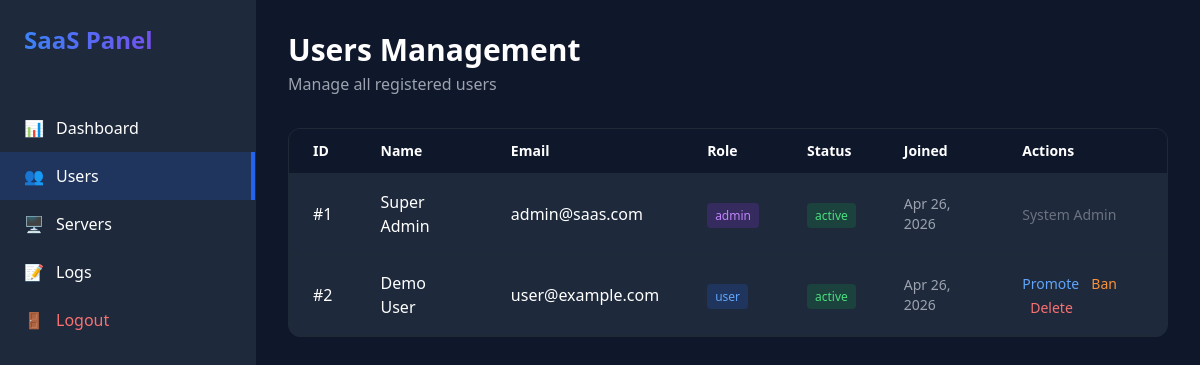
The page /admin/users.php (signed in) on the database its author committed.
### tables this page shows
CREATE TABLE users (
    id INT AUTO_INCREMENT PRIMARY KEY,
    email VARCHAR(255) UNIQUE NOT NULL,
    password VARCHAR(255) NOT NULL,
    full_name VARCHAR(255) NOT NULL,
    role ENUM('user', 'admin') DEFAULT 'user',
    status ENUM('active', 'banned') DEFAULT 'active',
    created_at TIMESTAMP DEFAULT CURRENT_TIMESTAMP,
    updated_at TIMESTAMP DEFAULT CURRENT_TIMESTAMP ON UPDATE CURRENT_TIMESTAMP,
    INDEX idx_email (email),
    INDEX idx_role (role)
);

### admin/users.php (the view, shortened to what this page needs)
<?php
require_once '../config/db.php';
$users_query = mysqli_query($conn, "SELECT * FROM users ORDER BY created_at DESC");
?>
<!DOCTYPE html>
<html lang="en">
<head>
    <script src="https://cdn.tailwindcss.com"></script>
    <link rel="stylesheet" href="../assets/style.css">
</head>
<body class="bg-[#0f172a] text-white">
    <div class="flex h-screen">
        <div class="w-64 bg-[#1e293b] border-r border-gray-800 fixed h-full">
            <div class="p-6">
                <h2 class="text-2xl font-bold bg-gradient-to-r from-blue-500 to-purple-600 bg-clip-text text-transparent">
                </h2>
            </div>
            <nav class="mt-6">
                <a href="index.php" class="flex items-center px-6 py-3 hover:bg-gray-800 transition">
                    <span class="mr-3">📊</span> Dashboard
                </a>
                <a href="users.php" class="flex items-center px-6 py-3 bg-blue-600/20 border-r-4 border-blue-600">
                    <span class="mr-3">👥</span> Users
                </a>
                <a href="servers.php" class="flex items-center px-6 py-3 hover:bg-gray-800 transition">
                    <span class="mr-3">🖥️</span> Servers
                </a>
                <a href="logs.php" class="flex items-center px-6 py-3 hover:bg-gray-800 transition">
                    <span class="mr-3">📝</span> Logs
                </a>
                <a href="../auth/logout.php" class="flex items-center px-6 py-3 hover:bg-gray-800 transition text-red-400">
                    <span class="mr-3">🚪</span> Logout
                </a>
            </nav>
        </div>
        <div class="flex-1 ml-64 p-8">
            <div class="mb-8">
                <h1 class="text-3xl font-bold">Users Management</h1>
                <p class="text-gray-400 mt-1">Manage all registered users</p>
            </div>
            <div class="bg-[#1e293b] rounded-xl border border-gray-800 overflow-hidden">
                <table class="w-full">
                    <thead class="bg-[#0f172a] border-b border-gray-800">
                        <tr>
                            <th class="px-6 py-3 text-left text-sm font-semibold">ID</th>
                            <th class="px-6 py-3 text-left text-sm font-semibold">Name</th>
                            <th class="px-6 py-3 text-left text-sm font-semibold">Email</th>
                            <th class="px-6 py-3 text-left text-sm font-semibold">Role</th>
                            <th class="px-6 py-3 text-left text-sm font-semibold">Status</th>
                            <th class="px-6 py-3 text-left text-sm font-semibold">Joined</th>
                            <th class="px-6 py-3 text-left text-sm font-semibold">Actions</th>
                        </tr>
                    </thead>
                    <tbody>
                        <?php while ($user = mysqli_fetch_assoc($users_query)): ?>
                        <tr class="border-b border-gray-800 hover:bg-gray-800/50 transition">
                            <td class="px-6 py-4">#<?= $user['id'] ?></td>
                            <td class="px-6 py-4"><?= htmlspecialchars($user['full_name']) ?></td>
                            <td class="px-6 py-4"><?= htmlspecialchars($user['email']) ?></td>
                            <td class="px-6 py-4">
                                <span class="px-2 py-1 rounded text-xs <?= $user['role'] == 'admin' ? 'bg-purple-600/20 text-purple-400' : 'bg-blue-600/20 text-blue-400' ?>">
                                    <?= $user['role'] ?>
                                </span>
                            </td>
                            <td class="px-6 py-4">
                                <span class="px-2 py-1 rounded text-xs <?= $user['status'] == 'active' ? 'bg-green-600/20 text-green-400' : 'bg-red-600/20 text-red-400' ?>">
                                    <?= $user['status'] ?>
                                </span>
                            </td>
                            <td class="px-6 py-4 text-sm text-gray-400"><?= date('M d, Y', strtotime($user['created_at'])) ?></td>
                            <td class="px-6 py-4 space-x-2">
                                <?php if ($user['role'] != 'admin'): ?>
                                    <a href="?action=make-admin&id=<?= $user['id'] ?>"
                                       class="text-blue-400 hover:text-blue-300 text-sm">Promote</a>
                                    <?php if ($user['status'] == 'active'): ?>
                                        <a href="?action=ban&id=<?= $user['id'] ?>"
                                           class="text-orange-400 hover:text-orange-300 text-sm">Ban</a>
                                    <?php else: ?>
                                        <a href="?action=unban&id=<?= $user['id'] ?>"
                                           class="text-green-400 hover:text-green-300 text-sm">Unban</a>
                                    <?php endif; ?>
                                    <a href="?action=delete&id=<?= $user['id'] ?>"
                                       class="text-red-400 hover:text-red-300 text-sm"
                                       onclick="return confirm('Delete this user?')">Delete</a>
                                <?php else: ?>
                                    <span class="text-gray-500 text-sm">System Admin</span>
                                <?php endif; ?>
                            </td>
                        </tr>
                        <?php endwhile; ?>
                    </tbody>
                </table>
            </div>
        </div>
    </div>
</body>
</html>

### rows shown on the page
users: id "1", full_name "Super Admin", email "admin@saas.com", role "admin", status "active", created_at "Apr 26, 2026", shows "System Admin"
users: id "2", full_name "Demo User", email "user@example.com", role "user", status "active", created_at "Apr 26, 2026"
